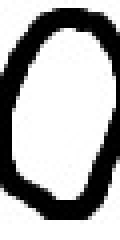
#> input picture Desktop/Deep-learning/project_1/data_svm_train/0/01.jpg, 30 x 60 px (shown 4 times larger)
$ python -i train.py   (imports and definitions only)
#> lines starting #> are read from the running program, lines starting #| are printed output that depends on the picture; after the words box and inside, x2 and y2 are one past the last pixel; in counts of white or black regions, pixels touching at a corner belong together
#   Nguyễn Nhật Khương b1609777

# --------------------------------------------------
#   Hàm rút trích đặc trưng
import cv2 as cv2
import os
import numpy as np
import glob
from skimage.feature import hog
from sklearn.svm import LinearSVC
from sklearn.metrics import accuracy_score, confusion_matrix
from sklearn.metrics import plot_confusion_matrix
import matplotlib.pyplot as plt
from sklearn.model_selection import GridSearchCV
from sklearn.svm import SVC

class_name_digit = [0, 1, 2, 3, 4, 5, 6, 7, 8, 9]
class_name_op = ['+', '-']


def get_digit_data(path):  # :, digit_list, label_list):
#> called with path = './data_svm_train/'
    digit_list = []
    label_list = []
    digit_op_list = []
    label_op_list = []
    for number in range(10):
        for img_org_path in glob.iglob(path + str(number) + '/*.jpg'):
            img = cv2.imread(img_org_path, 0)
#> img is the input picture: shape (60, 30); min 0, max 255, mean 176.2
            img = np.array(img)
            digit_list.append(img)
            label_list.append(int(number))
    for number in range(10, 12):
        for img_org_path in glob.iglob(path + str(number) + '/*.jpg'):
            img = cv2.imread(img_org_path, 0)
            img = np.array(img)
            digit_op_list.append(img)
            label_op_list.append(int(number))
    return digit_list, digit_op_list, label_list, label_op_list


# lấy dữ liệu train
digit_path_train = "./data_svm_train/"
digit_list, digit_op_list, label_list, label_op_list = get_digit_data(
    digit_path_train)
X_digit_train = np.array(digit_list, dtype=np.float32)
X_op_train = np.array(digit_op_list, dtype=np.float32)
y_digit_train = np.array(label_list)
y_op_train = np.array(label_op_list)

# lấy dữ liệu test
digit_path_test = "./data_svm_test/"
digit_list, digit_op_list, label_list, label_op_list = get_digit_data(
    digit_path_test)
X_digit_test = np.array(digit_list, dtype=np.float32)
X_op_test = np.array(digit_op_list, dtype=np.float32)
y_digit_test = np.array(label_list)
y_op_test = np.array(label_op_list)

# -----------------------------------------------------------------------

#   Hàm rút trích đặc trưng


def feature(x):
    X_feature = []
    if len(x.shape) == 2:
        feature = hog(x, orientations=9, pixels_per_cell=(
            5, 5), cells_per_block=(2, 2), block_norm="L2")
        X_feature.append(feature)
    else:
        for i in range(len(x)):
            feature = hog(x[i], orientations=9, pixels_per_cell=(
                5, 5), cells_per_block=(2, 2), block_norm="L2")
            X_feature.append(feature)
    X_feature = np.array(X_feature)
    return (X_feature)


# [7 lines of commented-out code are left out]
X_digit_train_feature = feature(X_digit_train)
X_op_train_feature = feature(X_op_train)
X_digit_test_feature = feature(X_digit_test)
X_op_test_feature = feature(X_op_test)

# [16 lines of commented-out code are left out]


model1 = SVC(kernel='linear', C=0.1)
model2 = SVC(kernel='linear', C=0.001)

# [2 lines not run here, left out]

# [1 line that did not run here, left out]
# [1 line that did not run here, left out]

y_test = np.append(y_digit_test, y_op_test, axis=0)
# [1 line that did not run here, left out]


# [10 lines of commented-out code are left out]

titles_options = [("Ma trận nhầm lẫn trên tập dấu", None),
                  ("Chuẩn hóa về 1", 'true')]
# [14 lines not run here, left out]

#   Hàm rút trích đặc trưng cho ảnh (Hàm này dùng cho ảnh có phép tính)


def get_digit_predicted(image):
    im_gray = cv2.cvtColor(image, cv2.COLOR_BGR2GRAY)
    im_blur = cv2.GaussianBlur(im_gray, (5, 5), 0)
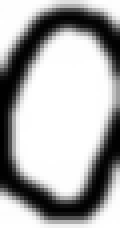
#> im_blur: shape (60, 30) (shown 4 times larger); min 0, max 255, mean 176.2
    # Hàm threshold có 4 tham số, tham số đầu là ảnh xám, 2 là ngưỡng, 3 là giá trị khi kích hoạt ngưỡng, 4 là toại nhị phân
    #   Thres_binary_inv giá trị lớn hơn ngưỡng gán 0, nhở hơn gán MAXVAL
    im, thre = cv2.threshold(im_blur, 90, 255, cv2.THRESH_BINARY_INV)
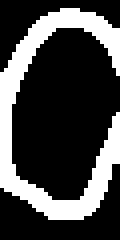
#> thre: shape (60, 30) (shown 4 times larger); 27.1% white; 1 white region
    #   Tìm các contours
    contours, hierachy = cv2.findContours(
        thre, cv2.RETR_EXTERNAL, cv2.CHAIN_APPROX_SIMPLE)
#> contours = 1 contour; box (x1, y1, x2, y2) and area: (0, 2, 30, 55) 379
    #   Tìm 3 contours có diện tích lớn nhất
    area_cnt = [cv2.contourArea(cnt) for cnt in contours]
#> area_cnt = [379]
    area_sort = np.argsort(area_cnt)[::-1]
#> area_sort = [0]
    area_sort_3 = area_sort[:3]
#> area_sort_3 = [0]
    contours_3 = []
    for i in area_sort_3:
        contours_3.append(contours[i])
#> this loop made 1 pass
#> after the loop, contours_3 has the same summary as contours
    #   Tìm tọa độ boudingRect của các contours
    rects = [cv2.boundingRect(cnt) for cnt in contours_3]
#> rects = [(0, 2, 30, 53)]
    #   Sắp xếp contours từ trái sang phải dựa vào tọa độ X
    contours_LTR = []
    rects_sort = sorted(rects)
#> rects_sort = [(0, 2, 30, 53)]
    for i in range(len(rects_sort)):
        for j in range(len(rects)):
            if rects_sort[i] == rects[j]:
                contours_LTR.append(contours_3[j])
#> after the loop, contours_LTR has the same summary as contours
    #   react_LTR là x,y,w,h tương ứng tọa độ, rộng và cao của các bounding box
    rects_LTR = [cv2.boundingRect(cnt) for cnt in contours_LTR]
#> rects_LTR = [(0, 2, 30, 53)]
    contours = contours_LTR
    #   Tạo danh sách lưu số và dấu
    list_digit = []
    #   Duyệt qua các contours xác định nhãn
    for i in range(len(contours)):
        #   Hàm vẽ boundingbox hình chữ nhật bao quanh contours
        #   X,Y là tọa độ góc trên bên trái của hcn
        if i == 1:
            (x, y, w, h) = cv2.boundingRect(contours[i])
            if(w >= 3*h):
                w1 = w + 4
                h1 = w1
                x1 = x - 2
                y1 = y - 2
            else:
                if(h >= w):
                    h1 = h
                    w1 = h1
                    x1 = x
                    y1 = y
                else:
                    w1 = w
                    h1 = w1
                    x1 = x
                    y1 = y
            #   Tại đây em tăng y giảm x để góc trên tách lên 1 ít, tránh khi vẽ bị cho hình
            #   Tăng h và w để có boundingbox rộng hơn
            cv2.rectangle(image, (x, y), (x+w, y+h), (255, 0, 0), 2)
            #   Hàm vẽ bounding box x,y là tọa độ goc trên bên trái
            cut_img = thre[y1:y1+h1, x1:x1+w1]
            #   thre tạo ra 1 matran
            cut_img = np.pad(cut_img, (20, 20), 'constant',
                             constant_values=(0, 0))
            cut_img = cv2.resize(
                cut_img, (30, 30), interpolation=cv2.INTER_AREA)
            cut_img = cv2.dilate(cut_img, (3, 3))
            # rút trích đặc trưng cho contour
            cut_img_hog_fd = hog(cut_img, orientations=9, pixels_per_cell=(
                5, 5), cells_per_block=(2, 2), block_norm="L2")
            # print(cut_img_hog_fd.shape)
            # print(cut_img_hog_fd.shape)
            nbr = model2.predict(np.array([cut_img_hog_fd], np.float32))
            list_digit.append(int(nbr[0]))
            kytu = ""
            if list_digit[i] == 10:
                kytu = '+'
            elif list_digit[i] == 11:
                kytu = '-'
            else:
                kytu = str(int(list_digit[i]))
            cv2.putText(image, kytu, (x, y),
                        cv2.FONT_HERSHEY_DUPLEX, 2, (0, 0, 255), 3)
        else:
            (x, y, w, h) = cv2.boundingRect(contours[i])
            w1 = w+4
            h1 = h+4
            y1 = y-2
            x1 = x-2
            #   Tại đây em tăng y giảm x để góc trên tách lên 1 ít, tránh khi vẽ bị cho hình
            #   Tăng h và w để có boundingbox rộng hơn
            cv2.rectangle(image, (x, y), (x+w, y+h), (255, 0, 0), 2)
            #   Hàm vẽ bounding box x,y là tọa độ goc trên bên trái
            cut_img = thre[y1:y1+h1, x1:x1+w1]
            #   thre tạo ra 1 matran
            cut_img = np.pad(cut_img, (20, 20), 'constant',
                             constant_values=(0, 0))
            cut_img = cv2.resize(
                cut_img, (30, 60), interpolation=cv2.INTER_AREA)
            cut_img = cv2.dilate(cut_img, (3, 3))
            # rút trích đặc trưng cho contour
            cut_img_hog_fd = hog(cut_img, orientations=9, pixels_per_cell=(
                5, 5), cells_per_block=(2, 2), block_norm="L2")
            # print(cut_img_hog_fd.shape)
            nbr = model1.predict(np.array([cut_img_hog_fd], np.float32))
            list_digit.append(int(nbr[0]))
            kytu = ""
            if list_digit[i] == 10:
                kytu = '+'
            elif list_digit[i] == 11:
                kytu = '-'
            else:
                kytu = str(int(list_digit[i]))
            cv2.putText(image, kytu, (x, y),
                        cv2.FONT_HERSHEY_DUPLEX, 6, (0, 0, 255), 3)
#> this loop made 1 pass
#> (x, y, w, h, w1, h1, y1, x1) on pass 1: (0, 2, 30, 53, 34, 57, 0, -2)
#> pass 1, in get_digit_predicted, `cut_img = np.pad(cut_img, (20, 20), 'constant', constant_values=(0, 0))`:
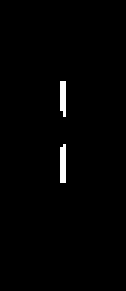
#> cut_img: shape (97, 42) (shown 3 times larger); 1.2% white in thin lines or dots, all inside (x1, y1, x2, y2) = (20, 27, 22, 61)
#> pass 1, in get_digit_predicted, `cut_img = cv2.resize( cut_img, (30, 60), interpolation=cv2.INTER_AREA)`:
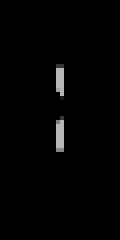
#> cut_img: shape (60, 30) (shown 4 times larger); min 0, max 182, mean 2.9
#> after the loop:
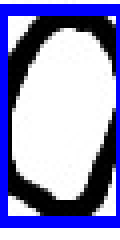
#> image: shape (60, 30, 3) (shown 4 times larger); 18.33% of pixels changed, all inside (x1, y1, x2, y2) = (0, 1, 30, 57)
#> after the loop, list_digit = []
    return list_digit, rects_LTR

#   Lấy toán hạng và dấu


# [97 lines left out: functions get_operation, kq, show, main, not called in this run]

# img = cv2.imread("./data_svm_new/6tru1_new.jpg")
# # cv2.imshow("im",img)
# # cv2.waitKey()
# main(img)

>>> import cv2
>>> picture = cv2.imread('data_svm_train/0/01.jpg')
#> (the run stopped early here; a loop or call above may not have finished)
